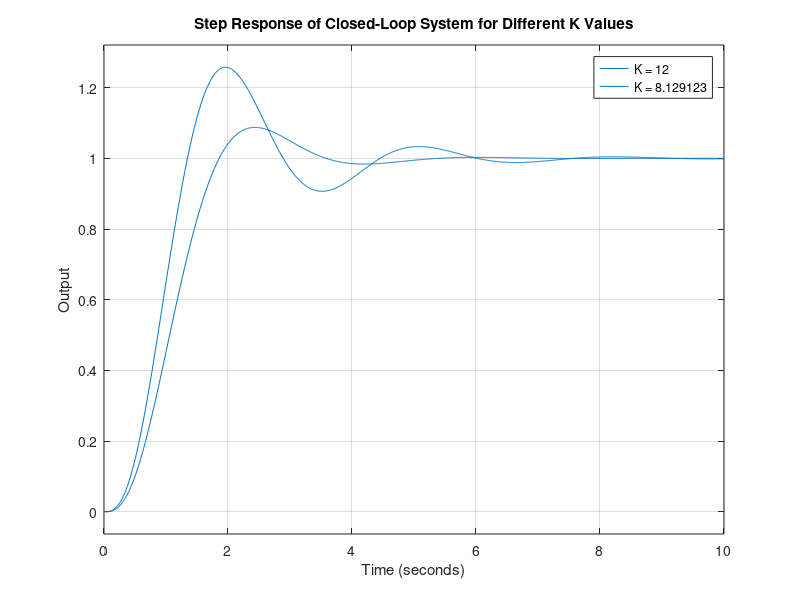

MATLAB code to generate this figure:
% Define s as a transfer function variable
s = tf('s');

% Define K values
K1 = 12;
K2 = 8.129123;

% Open-loop transfer functions for both K values
G1 = K1 / (s * (s^2 + 4*s + 8));
G2 = K2 / (s * (s^2 + 4*s + 8));

% Closed-loop transfer functions
T1 = feedback(G1, 1);
T2 = feedback(G2, 1);

% Time vector for step response (optional, for consistent scaling)
t = 0:0.01:10;

% Plot step response
figure;
step(T1, t);
hold on;
step(T2, t);
title('Step Response of Closed-Loop System for Different K Values');
ylabel('Output');
xlabel('Time (seconds)');
legend('K = 12', 'K = 8.129123');
grid on;
